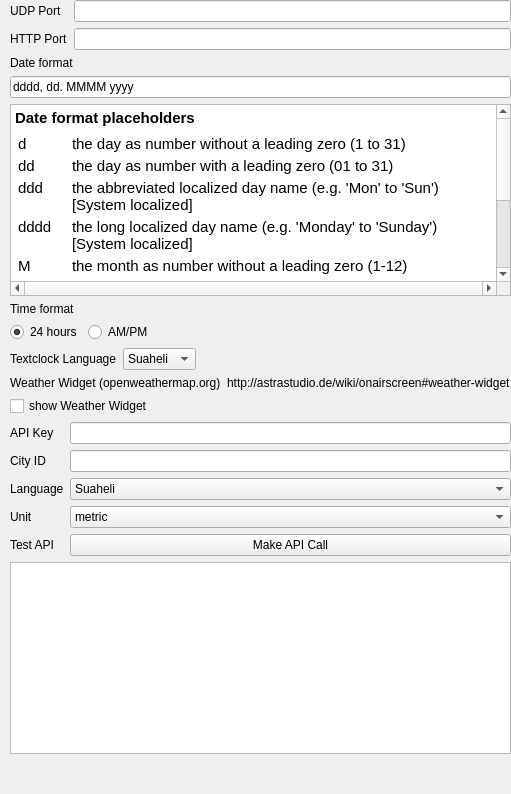
     <widget class="QWidget" name="tab_advanced">
      <attribute name="title">
       <string>Advanced Settings</string>
      </attribute>
      <layout class="QGridLayout" name="gridLayout_2">
       <property name="leftMargin">
        <number>10</number>
       </property>
       <property name="topMargin">
        <number>0</number>
       </property>
       <property name="rightMargin">
        <number>0</number>
       </property>
       <property name="bottomMargin">
        <number>0</number>
       </property>
       <item row="1" column="0">
        <layout class="QVBoxLayout" name="verticalLayout_15">
         <item>
          <widget class="QLabel" name="label_10">
           <property name="text">
            <string>Date format</string>
           </property>
          </widget>
         </item>
         <item>
          <widget class="QLineEdit" name="dateFormat">
           <property name="text">
            <string>dddd, dd. MMMM yyyy</string>
           </property>
          </widget>
         </item>
         <item>
          <widget class="QTextBrowser" name="textBrowser_2">
           <property name="acceptDrops">
            <bool>false</bool>
           </property>
           <property name="horizontalScrollBarPolicy">
            <enum>Qt::ScrollBarAlwaysOn</enum>
           </property>
           <property name="html">
            <string>&lt;!DOCTYPE HTML PUBLIC &quot;-//W3C//DTD HTML 4.0//EN&quot; &quot;http://www.w3.org/TR/REC-html40/strict.dtd&quot;&gt;
&lt;html&gt;&lt;head&gt;&lt;meta name=&quot;qrichtext&quot; content=&quot;1&quot; /&gt;&lt;style type=&quot;text/css&quot;&gt;
p, li { white-space: pre-wrap; }
&lt;/style&gt;&lt;/head&gt;&lt;body style=&quot; font-family:'.SF NS Text'; font-size:13pt; font-weight:400; font-style:normal;&quot;&gt;
&lt;p style=&quot; margin-top:12px; margin-bottom:12px; margin-left:0px; margin-right:0px; -qt-block-indent:0; text-indent:0px;&quot;&gt;&lt;span style=&quot; font-size:11pt; font-weight:600;&quot;&gt;Date format placeholders&lt;/span&gt;&lt;/p&gt;
&lt;table border=&quot;0&quot; style=&quot; margin-top:5px; margin-bottom:0px; margin-left:0px; margin-right:0px;&quot; cellspacing=&quot;2&quot; cellpadding=&quot;1&quot;&gt;
&lt;tr&gt;
&lt;td&gt;
&lt;p style=&quot; margin-top:0px; margin-bottom:0px; margin-left:0px; margin-right:0px; -qt-block-indent:0; text-indent:0px;&quot;&gt;&lt;span style=&quot; font-size:11pt;&quot;&gt;d&lt;/span&gt;&lt;/p&gt;&lt;/td&gt;
&lt;td&gt;
&lt;p style=&quot; margin-top:0px; margin-bottom:0px; margin-left:0px; margin-right:0px; -qt-block-indent:0; text-indent:0px;&quot;&gt;&lt;span style=&quot; font-size:11pt;&quot;&gt;the day as number without a leading zero (1 to 31)&lt;/span&gt;&lt;/p&gt;&lt;/td&gt;&lt;/tr&gt;
&lt;tr&gt;
&lt;td&gt;
&lt;p style=&quot; margin-top:0px; margin-bottom:0px; margin-left:0px; margin-right:0px; -qt-block-indent:0; text-indent:0px;&quot;&gt;&lt;span style=&quot; font-size:11pt;&quot;&gt;dd&lt;/span&gt;&lt;/p&gt;&lt;/td&gt;
&lt;td&gt;
&lt;p style=&quot; margin-top:0px; margin-bottom:0px; margin-left:0px; margin-right:0px; -qt-block-indent:0; text-indent:0px;&quot;&gt;&lt;span style=&quot; font-size:11pt;&quot;&gt;the day as number with a leading zero (01 to 31)&lt;/span&gt;&lt;/p&gt;&lt;/td&gt;&lt;/tr&gt;
&lt;tr&gt;
&lt;td&gt;
&lt;p style=&quot; margin-top:0px; margin-bottom:0px; margin-left:0px; margin-right:0px; -qt-block-indent:0; text-indent:0px;&quot;&gt;&lt;span style=&quot; font-size:11pt;&quot;&gt;ddd&lt;/span&gt;&lt;/p&gt;&lt;/td&gt;
&lt;td&gt;
&lt;p style=&quot; margin-top:0px; margin-bottom:0px; margin-left:0px; margin-right:0px; -qt-block-indent:0; text-indent:0px;&quot;&gt;&lt;span style=&quot; font-size:11pt;&quot;&gt;the abbreviated localized day name (e.g. 'Mon' to 'Sun') [System localized]&lt;/span&gt;&lt;/p&gt;&lt;/td&gt;&lt;/tr&gt;
&lt;tr&gt;
&lt;td&gt;
&lt;p style=&quot; margin-top:0px; margin-bottom:0px; margin-left:0px; margin-right:0px; -qt-block-indent:0; text-indent:0px;&quot;&gt;&lt;span style=&quot; font-size:11pt;&quot;&gt;dddd&lt;/span&gt;&lt;/p&gt;&lt;/td&gt;
&lt;td&gt;
&lt;p style=&quot; margin-top:0px; margin-bottom:0px; margin-left:0px; margin-right:0px; -qt-block-indent:0; text-indent:0px;&quot;&gt;&lt;span style=&quot; font-size:11pt;&quot;&gt;the long localized day name (e.g. 'Monday' to 'Sunday') [System localized]&lt;/span&gt;&lt;/p&gt;&lt;/td&gt;&lt;/tr&gt;
&lt;tr&gt;
&lt;td&gt;
&lt;p style=&quot; margin-top:0px; margin-bottom:0px; margin-left:0px; margin-right:0px; -qt-block-indent:0; text-indent:0px;&quot;&gt;&lt;span style=&quot; font-size:11pt;&quot;&gt;M&lt;/span&gt;&lt;/p&gt;&lt;/td&gt;
&lt;td&gt;
&lt;p style=&quot; margin-top:0px; margin-bottom:0px; margin-left:0px; margin-right:0px; -qt-block-indent:0; text-indent:0px;&quot;&gt;&lt;span style=&quot; font-size:11pt;&quot;&gt;the month as number without a leading zero (1-12)&lt;/span&gt;&lt;/p&gt;&lt;/td&gt;&lt;/tr&gt;
&lt;tr&gt;
&lt;td&gt;
&lt;p style=&quot; margin-top:0px; margin-bottom:0px; margin-left:0px; margin-right:0px; -qt-block-indent:0; text-indent:0px;&quot;&gt;&lt;span style=&quot; font-size:11pt;&quot;&gt;MM&lt;/span&gt;&lt;/p&gt;&lt;/td&gt;
&lt;td&gt;
&lt;p style=&quot; margin-top:0px; margin-bottom:0px; margin-left:0px; margin-right:0px; -qt-block-indent:0; text-indent:0px;&quot;&gt;&lt;span style=&quot; font-size:11pt;&quot;&gt;the month as number with a leading zero (01-12)&lt;/span&gt;&lt;/p&gt;&lt;/td&gt;&lt;/tr&gt;
&lt;tr&gt;
&lt;td&gt;
&lt;p style=&quot; margin-top:0px; margin-bottom:0px; margin-left:0px; margin-right:0px; -qt-block-indent:0; text-indent:0px;&quot;&gt;&lt;span style=&quot; font-size:11pt;&quot;&gt;MMM&lt;/span&gt;&lt;/p&gt;&lt;/td&gt;
&lt;td&gt;
&lt;p style=&quot; margin-top:0px; margin-bottom:0px; margin-left:0px; margin-right:0px; -qt-block-indent:0; text-indent:0px;&quot;&gt;&lt;span style=&quot; font-size:11pt;&quot;&gt;the abbreviated localized month name (e.g. 'Jan' to 'Dec') [System localized]&lt;/span&gt;&lt;/p&gt;&lt;/td&gt;&lt;/tr&gt;
&lt;tr&gt;
&lt;td&gt;
&lt;p style=&quot; margin-top:0px; margin-bottom:0px; margin-left:0px; margin-right:0px; -qt-block-indent:0; text-indent:0px;&quot;&gt;&lt;span style=&quot; font-size:11pt;&quot;&gt;MMMM&lt;/span&gt;&lt;/p&gt;&lt;/td&gt;
&lt;td&gt;
&lt;p style=&quot; margin-top:0px; margin-bottom:0px; margin-left:0px; margin-right:0px; -qt-block-indent:0; text-indent:0px;&quot;&gt;&lt;span style=&quot; font-size:11pt;&quot;&gt;the long localized month name (e.g. 'January' to 'December') [System localized]&lt;/span&gt;&lt;/p&gt;&lt;/td&gt;&lt;/tr&gt;
&lt;tr&gt;
&lt;td&gt;
&lt;p style=&quot; margin-top:0px; margin-bottom:0px; margin-left:0px; margin-right:0px; -qt-block-indent:0; text-indent:0px;&quot;&gt;&lt;span style=&quot; font-size:11pt;&quot;&gt;yy&lt;/span&gt;&lt;/p&gt;&lt;/td&gt;
&lt;td&gt;
&lt;p style=&quot; margin-top:0px; margin-bottom:0px; margin-left:0px; margin-right:0px; -qt-block-indent:0; text-indent:0px;&quot;&gt;&lt;span style=&quot; font-size:11pt;&quot;&gt;the year as two digit number (00-99)&lt;/span&gt;&lt;/p&gt;&lt;/td&gt;&lt;/tr&gt;
&lt;tr&gt;
&lt;td&gt;
&lt;p style=&quot; margin-top:0px; margin-bottom:0px; margin-left:0px; margin-right:0px; -qt-block-indent:0; text-indent:0px;&quot;&gt;&lt;span style=&quot; font-size:11pt;&quot;&gt;yyyy&lt;/span&gt;&lt;/p&gt;&lt;/td&gt;
&lt;td&gt;
&lt;p style=&quot; margin-top:0px; margin-bottom:0px; margin-left:0px; margin-right:0px; -qt-block-indent:0; text-indent:0px;&quot;&gt;&lt;span style=&quot; font-size:11pt;&quot;&gt;the year as four digit number&lt;/span&gt;&lt;/p&gt;&lt;/td&gt;&lt;/tr&gt;&lt;/table&gt;&lt;/body&gt;&lt;/html&gt;</string>
           </property>
          </widget>
         </item>
        </layout>
       </item>
       <item row="7" column="0">
        <spacer name="verticalSpacer">
         <property name="orientation">
          <enum>Qt::Vertical</enum>
         </property>
         <property name="sizeHint" stdset="0">
          <size>
           <width>20</width>
           <height>40</height>
          </size>
         </property>
        </spacer>
       </item>
       <item row="3" column="0">
        <layout class="QVBoxLayout" name="verticalLayout_17">
         <item>
          <widget class="QLabel" name="label_22">
           <property name="text">
            <string>Time format</string>
           </property>
          </widget>
         </item>
         <item>
          <layout class="QHBoxLayout" name="horizontalLayout">
           <item>
            <widget class="QRadioButton" name="time_24h">
             <property name="sizePolicy">
              <sizepolicy hsizetype="Maximum" vsizetype="Fixed">
               <horstretch>0</horstretch>
               <verstretch>0</verstretch>
              </sizepolicy>
             </property>
             <property name="text">
              <string>24 hours</string>
             </property>
             <property name="checked">
              <bool>true</bool>
             </property>
            </widget>
           </item>
           <item>
            <widget class="QRadioButton" name="time_am_pm">
             <property name="text">
              <string>AM/PM</string>
             </property>
            </widget>
           </item>
          </layout>
         </item>
        </layout>
       </item>
       <item row="6" column="0">
        <layout class="QVBoxLayout" name="verticalLayout_18">
         <item>
          <layout class="QHBoxLayout" name="horizontalLayout_15">
           <item>
            <widget class="QLabel" name="label_13">
             <property name="text">
              <string>Weather Widget (openweathermap.org)</string>
             </property>
            </widget>
           </item>
           <item>
            <widget class="QLabel" name="label_27">
             <property name="text">
              <string>http://astrastudio.de/wiki/onairscreen#weather-widget</string>
             </property>
             <property name="textFormat">
              <enum>Qt::MarkdownText</enum>
             </property>
             <property name="openExternalLinks">
              <bool>true</bool>
             </property>
            </widget>
           </item>
          </layout>
         </item>
         <item>
          <widget class="QCheckBox" name="owmWidgetEnabled">
           <property name="text">
            <string>show Weather Widget</string>
           </property>
          </widget>
         </item>
         <item>
          <layout class="QFormLayout" name="owmLayout">
           <property name="labelAlignment">
            <set>Qt::AlignLeading|Qt::AlignLeft|Qt::AlignVCenter</set>
           </property>
           <property name="formAlignment">
            <set>Qt::AlignLeading|Qt::AlignLeft|Qt::AlignTop</set>
           </property>
           <item row="0" column="0">
            <widget class="QLabel" name="label_14">
             <property name="text">
              <string>API Key</string>
             </property>
            </widget>
           </item>
           <item row="0" column="1">
            <widget class="QLineEdit" name="owmAPIKey">
             <property name="minimumSize">
              <size>
               <width>300</width>
               <height>0</height>
              </size>
             </property>
             <property name="text">
              <string/>
             </property>
            </widget>
           </item>
           <item row="1" column="0">
            <widget class="QLabel" name="label_23">
             <property name="text">
              <string>City ID</string>
             </property>
            </widget>
           </item>
           <item row="1" column="1">
            <widget class="QLineEdit" name="owmCityID"/>
           </item>
           <item row="2" column="0">
            <widget class="QLabel" name="label_24">
             <property name="text">
              <string>Language</string>
             </property>
            </widget>
           </item>
           <item row="2" column="1">
            <widget class="QComboBox" name="owmLanguage">
             <item>
              <property name="text">
               <string>Suaheli</string>
              </property>
             </item>
            </widget>
           </item>
           <item row="4" column="1">
            <widget class="QPushButton" name="owmTestAPI">
             <property name="text">
              <string>Make API Call</string>
             </property>
            </widget>
           </item>
           <item row="4" column="0">
            <widget class="QLabel" name="label_25">
             <property name="text">
              <string>Test API</string>
             </property>
            </widget>
           </item>
           <item row="3" column="0">
            <widget class="QLabel" name="label_26">
             <property name="text">
              <string>Unit</string>
             </property>
            </widget>
           </item>
           <item row="3" column="1">
            <widget class="QComboBox" name="owmUnit">
             <item>
              <property name="text">
               <string>metric</string>
              </property>
             </item>
            </widget>
           </item>
          </layout>
         </item>
         <item>
          <layout class="QVBoxLayout" name="verticalLayout_19">
           <item>
            <widget class="QPlainTextEdit" name="owmTestOutput">
             <property name="readOnly">
              <bool>true</bool>
             </property>
            </widget>
           </item>
          </layout>
         </item>
        </layout>
       </item>
       <item row="5" column="0">
        <layout class="QVBoxLayout" name="verticalLayout_16">
         <item>
          <layout class="QFormLayout" name="formLayout_2">
           <property name="labelAlignment">
            <set>Qt::AlignLeading|Qt::AlignLeft|Qt::AlignVCenter</set>
           </property>
           <property name="formAlignment">
            <set>Qt::AlignLeading|Qt::AlignLeft|Qt::AlignTop</set>
           </property>
           <item row="0" column="0">
            <widget class="QLabel" name="label_15">
             <property name="text">
              <string>Textclock Language</string>
             </property>
            </widget>
           </item>
           <item row="0" column="1">
            <widget class="QComboBox" name="textClockLanguage">
             <property name="sizePolicy">
              <sizepolicy hsizetype="Maximum" vsizetype="Fixed">
               <horstretch>0</horstretch>
               <verstretch>0</verstretch>
              </sizepolicy>
             </property>
             <item>
              <property name="text">
               <string>Suaheli</string>
              </property>
             </item>
             <item>
              <property name="text">
               <string>English</string>
              </property>
             </item>
             <item>
              <property name="text">
               <string>German</string>
              </property>
             </item>
             <item>
              <property name="text">
               <string>French</string>
              </property>
             </item>
            </widget>
           </item>
          </layout>
         </item>
        </layout>
       </item>
       <item row="0" column="0">
        <layout class="QFormLayout" name="formLayout">
         <property name="labelAlignment">
          <set>Qt::AlignLeading|Qt::AlignLeft|Qt::AlignVCenter</set>
         </property>
         <property name="formAlignment">
          <set>Qt::AlignLeading|Qt::AlignLeft|Qt::AlignTop</set>
         </property>
         <item row="0" column="0">
          <widget class="QLabel" name="label_4">
           <property name="text">
            <string>UDP Port</string>
           </property>
          </widget>
         </item>
         <item row="0" column="1">
          <widget class="QLineEdit" name="udpport">
           <property name="sizePolicy">
            <sizepolicy hsizetype="Minimum" vsizetype="Fixed">
             <horstretch>0</horstretch>
             <verstretch>0</verstretch>
            </sizepolicy>
           </property>
           <property name="minimumSize">
            <size>
             <width>0</width>
             <height>0</height>
            </size>
           </property>
          </widget>
         </item>
         <item row="1" column="0">
          <widget class="QLabel" name="label_12">
           <property name="text">
            <string>HTTP Port</string>
           </property>
          </widget>
         </item>
         <item row="1" column="1">
          <widget class="QLineEdit" name="httpport"/>
         </item>
        </layout>
       </item>
      </layout>
     </widget>
